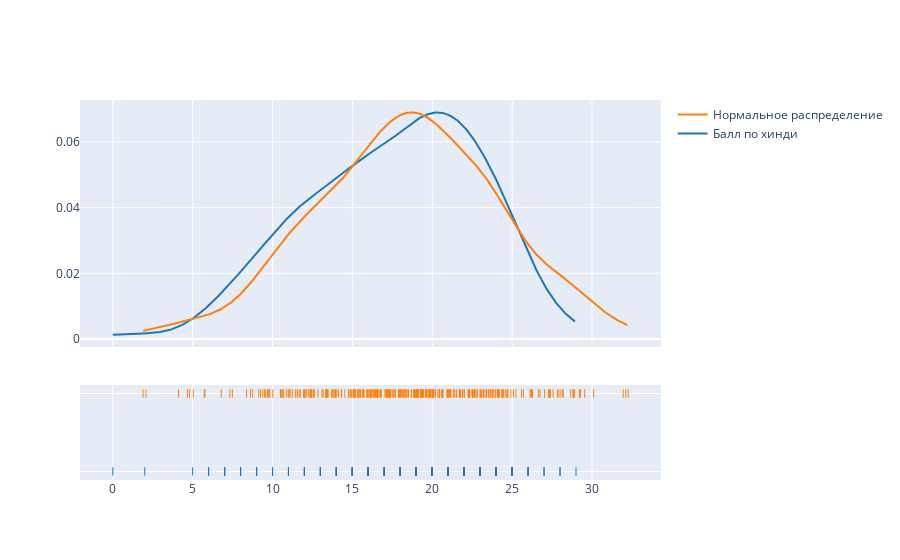

The cell this chart's notebook holds for it:
### Code cell
ff.create_distplot([df_wide[df_wide['treat'] == 1]['tot_hindi2'].dropna(),
                    np.random.normal(df_wide[df_wide['treat'] == 1]['tot_hindi2'].dropna().mean(),
                                     df_wide[df_wide['treat'] == 1]['tot_hindi2'].dropna().std(),len(df_wide[df_wide['treat'] == 1]))], 
                                     ['Балл по хинди','Нормальное распределение'], show_hist=False)

### Figure 1 — Plotly figure (JSON) as saved in the notebook; plotly's stock layout.template omitted (floating-point values rounded to 4 significant figures; data arrays with more than 128 entries replaced by an {"elided": "..."} marker saying what was removed)
{"data": [{"legendgroup": "Балл по хинди", "marker": {"color": "rgb(31, 119, 180)"}, "mode": "lines", "name": "Балл по хинди", "showlegend": true, "type": "scatter", "x": {"elided": "500 float values"}, "xaxis": "x", "y": {"elided": "500 float values"}, "yaxis": "y"}, {"legendgroup": "Нормальное распределение", "marker": {"color": "rgb(255, 127, 14)"}, "mode": "lines", "name": "Нормальное распределение", "showlegend": true, "type": "scatter", "x": {"elided": "500 float values"}, "xaxis": "x", "y": {"elided": "500 float values"}, "yaxis": "y"}, {"legendgroup": "Балл по хинди", "marker": {"color": "rgb(31, 119, 180)", "symbol": "line-ns-open"}, "mode": "markers", "name": "Балл по хинди", "showlegend": false, "type": "scatter", "x": {"elided": "266 int values"}, "xaxis": "x", "y": {"elided": "266 str values"}, "yaxis": "y2"}, {"legendgroup": "Нормальное распределение", "marker": {"color": "rgb(255, 127, 14)", "symbol": "line-ns-open"}, "mode": "markers", "name": "Нормальное распределение", "showlegend": false, "type": "scatter", "x": {"elided": "314 float values"}, "xaxis": "x", "y": {"elided": "314 str values"}, "yaxis": "y2"}], "layout": {"barmode": "overlay", "hovermode": "closest", "legend": {"traceorder": "reversed"}, "xaxis": {"anchor": "y2", "domain": [0, 1], "zeroline": false}, "yaxis": {"anchor": "free", "domain": [0.35, 1], "position": 0}, "yaxis2": {"anchor": "x", "domain": [0, 0.25], "dtick": 1, "showticklabels": false}}}
